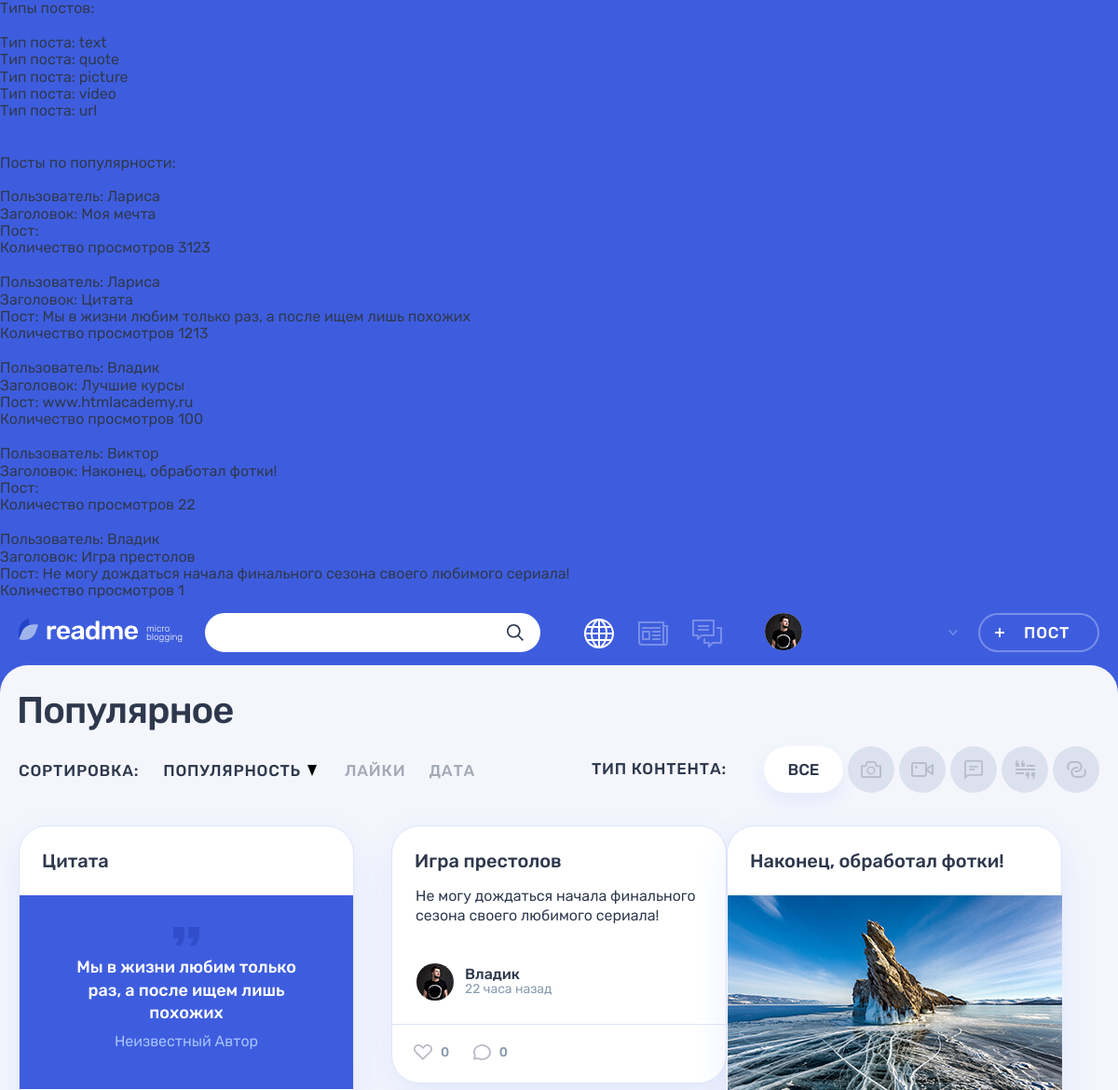
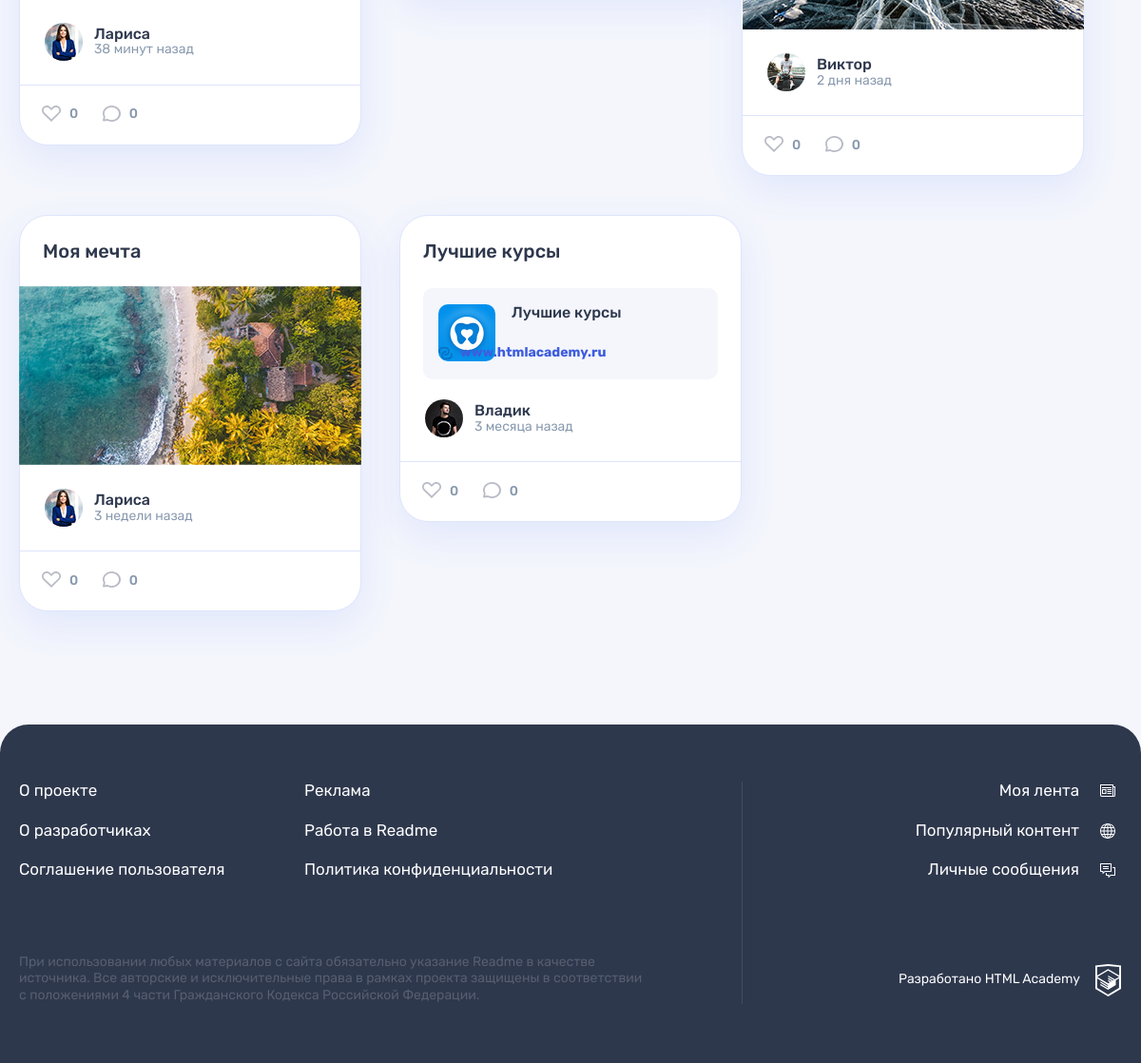
The page / on the database its author committed (2 pictures, top to bottom).
### tables this page shows
CREATE TABLE IF NOT EXISTS `content_types` (
  `id` INT NOT NULL AUTO_INCREMENT,
  `name` VARCHAR(20) NOT NULL,
  PRIMARY KEY (`id`),
  UNIQUE INDEX `id_UNIQUE` (`id` ASC));

CREATE TABLE IF NOT EXISTS `posts` (
  `id` INT NOT NULL AUTO_INCREMENT,
  `post_date` DATETIME NOT NULL,
  `title` TEXT(120) NOT NULL,
  `text` TEXT NULL,
  `quote_author` VARCHAR(225) NULL,
  `img_url` VARCHAR(225) NULL,
  `video_url` VARCHAR(225) NULL,
  `users_site_url` VARCHAR(225) NULL,
  `number_of_views` INT NOT NULL DEFAULT 0,
  `users_id` INT NOT NULL,
  `content_types_id` INT NOT NULL,
  PRIMARY KEY (`id`),
  UNIQUE INDEX `id_UNIQUE` (`id` ASC),
  INDEX `users_to_posts_idx` (`users_id` ASC),
  INDEX `fk_posts_content_types1_idx` (`content_types_id` ASC),
  CONSTRAINT `users_to_posts`
    FOREIGN KEY (`users_id`)
    REFERENCES `users` (`id`)
    ON DELETE NO ACTION
    ON UPDATE NO ACTION,
  CONSTRAINT `posts_to_content_types`
    FOREIGN KEY (`content_types_id`)
    REFERENCES `content_types` (`id`)
    ON DELETE NO ACTION
    ON UPDATE NO ACTION);

CREATE TABLE IF NOT EXISTS `users` (
  `id` INT NOT NULL AUTO_INCREMENT,
  `registration_date` DATETIME NOT NULL,
  `email` VARCHAR(225) NOT NULL,
  `name` VARCHAR(225) NOT NULL,
  `password` VARCHAR(225) NOT NULL,
  `avatar` VARCHAR(225) NULL,
  `contact_info` VARCHAR(225) NULL,
  PRIMARY KEY (`id`),
  UNIQUE INDEX `idusers_UNIQUE` (`id` ASC),
  UNIQUE INDEX `email_UNIQUE` (`email` ASC));

### helpers.php (called while the page is built, shortened)
<?php
function get_noun_plural_form (int $number, string $one, string $two, string $many): string
{
    $number = (int) $number;
    $mod10 = $number % 10;
    $mod100 = $number % 100;
    switch (true) {
        case ($mod10 > 5):
            return $many;
        case ($mod10 >= 2 && $mod10 <= 4):
            return $two;
    }
}
function include_template($name, array $data = []) {
    $name = 'templates/' . $name;
    extract($data);
    require $name;
    $result = ob_get_clean();
    return $result;
}
function generate_random_date($index) {
    $deltas = [['minutes' => 59], ['hours' => 23], ['days' => 6], ['weeks' => 4], ['months' => 11]];
    $dcnt = count($deltas);
    $delta = $deltas[$index];
    $timeval = rand(1, current($delta));
    $timename = key($delta);
    $ts = strtotime("$timeval $timename ago");
    $dt = date('Y-m-d H:i:s', $ts);
    return $dt;
}

### cards.php (called while the page is built)
<?php
$cards = [
    [
        'userName' => 'Лариса',
        'avatar'   => 'userpic-larisa-small.jpg',
        'title'    => 'Цитата',
        'content'  => 'Мы в жизни любим только раз, а после ищем лишь похожих',
        'type'     => 'post-quote'
    ],
    [
        'userName' => 'Владик',
        'avatar'   => 'userpic.jpg',
        'title'    => 'Игра престолов',
        'content'  => 'Не могу дождаться начала финального сезона своего любимого сериала!',
        'type'     => 'post-text'
    ],
    [
        'userName' => 'Виктор',
        'avatar'   => 'userpic-mark.jpg',
        'title'    => 'Наконец, обработал фотки!',
        'content'  => 'rock-medium.jpg',
        'type'     => 'post-photo'
    ],
    [
        'userName' => '	Лариса',
        'avatar'   => 'userpic-larisa-small.jpg',
        'title'    => 'Моя мечта',
        'content'  => 'coast-medium.jpg',
        'type'     => 'post-photo'
    ],
    [
        'userName' => 'Владик',
        'avatar'   => 'userpic.jpg',
        'title'    => 'Лучшие курсы',
        'content'  => 'www.htmlacademy.ru',
        'type'     => 'post-link'
    ]
];

### functions.php (called while the page is built, shortened)
<?php
function cutText($text, $maxLength = 300)
{
    return $text;
}
function showTimeGap($datePoint)
{
    $nowTime = time();
    $diffTime = $nowTime - strtotime($datePoint);
    if ($diffTime < 3600) {
        $num = ceil($diffTime / 60);
        $word = get_noun_plural_form(ceil($diffTime / 60), 'минута', 'минуты', 'минут');
    } elseif ($diffTime > 3600 && $diffTime < 86400) {
        $num = ceil($diffTime / 3600);
        $word = get_noun_plural_form(ceil($diffTime / 3600), 'час', 'часа', 'часов');
    } elseif ($diffTime > 86400 && $diffTime < 604800) {
        $num = ceil($diffTime / 86400);
        $word = get_noun_plural_form(ceil($diffTime / 86400), 'день', 'дня', 'дней');
    } elseif ($diffTime > 604800 && $diffTime < 2629743) {
        $num = ceil($diffTime / 604800);
        $word = get_noun_plural_form(ceil($diffTime / 604800), 'неделя', 'недели', 'недель');
    } elseif ($diffTime > 2629743 && $diffTime < 31556926) {
        $num = ceil($diffTime / 2629743);
        $word = get_noun_plural_form(ceil($diffTime / 2629743), 'месяц', 'месяца', 'месяцев');
    } else {
        $num = ceil($diffTime / 31556926);
        $word = get_noun_plural_form(ceil($diffTime / 31556926), 'год', 'года', 'лет');
    }
    return $num . ' ' . $word . ' назад';
}

### sql/sql.php (the view, shortened to what this page needs)
<?php
$con = mysqli_connect('localhost', 'root', '', 'readme');
mysqli_set_charset($con, 'utf8');
if (!$con) {
    echo 'Ошибка соединения ' . mysqli_connect_error();
} else {
    $sqlContentTypes = 'SELECT id, name FROM content_types';
    $sqlPostsUsersMostViewed = 'SELECT title, text, number_of_views, u.name FROM posts p
      LEFT JOIN users u
      ON p.users_id = u.id
      ORDER BY number_of_views DESC';
    $resultContent = mysqli_query($con, $sqlContentTypes);
    $resultPosts = mysqli_query($con, $sqlPostsUsersMostViewed);
    $sqlError = mysqli_error($con);
    if ($resultContent) {
        $rows = mysqli_fetch_all($resultContent, MYSQLI_ASSOC);
    } else {
        echo 'Ошибка базы данных' . $sqlError;
    }
    if ($resultPosts) {
        $postsRows = mysqli_fetch_all($resultPosts, MYSQLI_ASSOC);
    } else {
        echo 'Ошибка базы данных ' . $sqlError;
    }
}
foreach ($rows as $row){
    echo '<br>Тип поста: ' . $row['name'];
}
echo '<br><br><br>Посты по популярности: ';
foreach ($postsRows as $postRow){
    echo '<br><br>Пользователь: ' . $postRow['name'];
    echo '<br>Заголовок: ' . $postRow['title'];
    echo '<br>Пост: ' .$postRow['text'];
    echo '<br>Количество просмотров ' . $postRow['number_of_views'];
}

### templates/index.php (shortened to what this page needs)
<section class="page__main page__main--popular">
    <div class="container">
        <h1 class="page__title page__title--popular">Популярное</h1>
    </div>
    <div class="popular container">
        <div class="popular__filters-wrapper">
            <div class="popular__sorting sorting">
                <b class="popular__sorting-caption sorting__caption">Сортировка:</b>
                <ul class="popular__sorting-list sorting__list">
                    <li class="sorting__item sorting__item--popular">
                        <a class="sorting__link sorting__link--active" href="#">
                            <span>Популярность</span>
                            <svg class="sorting__icon" width="10" height="12">
                                <use xlink:href="#icon-sort"></use>
                            </svg>
                        </a>
                    </li>
                    <li class="sorting__item">
                        <a class="sorting__link" href="#">
                            <span>Лайки</span>
                        </a>
                    </li>
                    <li class="sorting__item">
                        <a class="sorting__link" href="#">
                            <span>Дата</span>
                        </a>
                    </li>
                </ul>
            </div>
            <div class="popular__filters filters">
                <b class="popular__filters-caption filters__caption">Тип контента:</b>
                <ul class="popular__filters-list filters__list">
                    <li class="popular__filters-item popular__filters-item--all filters__item filters__item--all">
                        <a class="filters__button filters__button--ellipse filters__button--all filters__button--active" href="#">
                            <span>Все</span>
                        </a>
                    </li>
                    <li class="popular__filters-item filters__item">
                        <a class="filters__button filters__button--photo button" href="#">
                            <svg class="filters__icon" width="22" height="18">
                                <use xlink:href="#icon-filter-photo"></use>
                            </svg>
                        </a>
                    </li>
                    <li class="popular__filters-item filters__item">
                        <a class="filters__button filters__button--video button" href="#">
                            <svg class="filters__icon" width="24" height="16">
                                <use xlink:href="#icon-filter-video"></use>
                            </svg>
                        </a>
                    </li>
                    <li class="popular__filters-item filters__item">
                        <a class="filters__button filters__button--text button" href="#">
                            <svg class="filters__icon" width="20" height="21">
                                <use xlink:href="#icon-filter-text"></use>
                            </svg>
                        </a>
                    </li>
                    <li class="popular__filters-item filters__item">
                        <a class="filters__button filters__button--quote button" href="#">
                            <svg class="filters__icon" width="21" height="20">
                                <use xlink:href="#icon-filter-quote"></use>
                            </svg>
                        </a>
                    </li>
                    <li class="popular__filters-item filters__item">
                        <a class="filters__button filters__button--link button" href="#">
                            <svg class="filters__icon" width="21" height="18">
                                <use xlink:href="#icon-filter-link"></use>
                            </svg>
                        </a>
                    </li>
                </ul>
            </div>
        </div>
        <div class="popular__posts">
            <?php foreach ($cards as $key => $card): ?>
            <?php
                $postTime = generate_random_date($key);
            ?>
                <article class="popular__post post <?= $card['type'] ?>">
                    <header class="post__header">
                        <h2><?= htmlspecialchars($card['title']) ?></h2>
                    </header>
                    <div class="post__main">
                        <?php if ($card['type'] === 'post-quote'): ?>
                            <blockquote>
                                <p>
                                    <?= htmlspecialchars($card['content']) ?>
                                </p>
                                <cite>Неизвестный Автор</cite>
                            </blockquote>
                        <?php elseif ($card['type'] === 'post-link'): ?>
                            <div class="post-link__wrapper">
                                <a class="post-link__external" href="http://" title="Перейти по ссылке">
                                    <div class="post-link__info-wrapper">
                                        <div class="post-link__icon-wrapper">
                                            <img src="img/logo-vita.jpg" alt="Иконка">
                                        </div>
                                        <div class="post-link__info">
                                            <h3><?= htmlspecialchars($card['title']) ?></h3>
                                        </div>
                                    </div>
                                    <span><?= htmlspecialchars($card['content']) ?></span>
                                </a>
                            </div>
                        <?php elseif ($card['type'] === 'post-photo'): ?>
                            <div class="post-photo__image-wrapper">
                                <img src="img/<?= htmlspecialchars($card['content']) ?>" alt="Фото от пользователя" width="360" height="240">
                            </div>
                        <?php elseif ($card['type'] === 'post-text'): ?>
                            <p><?= htmlspecialchars(cutText($card['content'])) ?></p>
                        <?php endif ?>
                    </div>
                    <footer class="post__footer">
                        <div class="post__author">
                            <a class="post__author-link" href="#" title="Автор">
                                <div class="post__avatar-wrapper">
                                    <img class="post__author-avatar" src="img/<?= htmlspecialchars($card['avatar']) ?>" alt="Аватар пользователя">
                                </div>
                                <div class="post__info">
                                    <b class="post__author-name"><?= htmlspecialchars($card['userName']) ?></b>
                                    <time class="post__time" datetime="<?= $postTime ?>"  title="<?= date( 'd.m.Y H:i',strtotime($postTime)) ?>"><?= showTimeGap($postTime) ?></time>
                                </div>
                            </a>
                        </div>
                        <div class="post__indicators">
                            <div class="post__buttons">
                                <a class="post__indicator post__indicator--likes button" href="#" title="Лайк">
                                    <svg class="post__indicator-icon" width="20" height="17">
                                        <use xlink:href="#icon-heart"></use>
                                    </svg>
                                    <span>0</span>
                                </a>
                                <a class="post__indicator post__indicator--comments button" href="#" title="Комментарии">
                                    <svg class="post__indicator-icon" width="19" height="17">
                                        <use xlink:href="#icon-comment"></use>
                                    </svg>
                                    <span>0</span>
                                </a>
                            </div>
                        </div>
                    </footer>
                </article>
            <?php endforeach ?>
        </div>
    </div>
</section>

### rows shown on the page
content_types: name "text"
content_types: name "quote"
content_types: name "picture"
content_types: name "video"
content_types: name "url"
posts: users.name "Лариса", title "Моя мечта", number_of_views "3123"
posts: users.name "Лариса", title "Цитата", text "Мы в жизни любим только раз, а после ищем лишь похожих", number_of_views "1213", postTime "38 минут назад"
posts: users.name "Владик", title "Лучшие курсы", text "www.htmlacademy.ru", number_of_views "100", postTime "3 месяца назад"
posts: users.name "Виктор", title "Наконец, обработал фотки!", number_of_views "22", shows a picture, postTime "2 дня назад"
posts: users.name "Владик", title "Игра престолов", text "Не могу дождаться начала финального сезона своего любимого сериала!", number_of_views "1", postTime "22 часа назад"

### other values the page prints
$card['title'] "Моя мечта"
$card['userName'] "Лариса"
showTimeGap($postTime) "3 недели назад"
